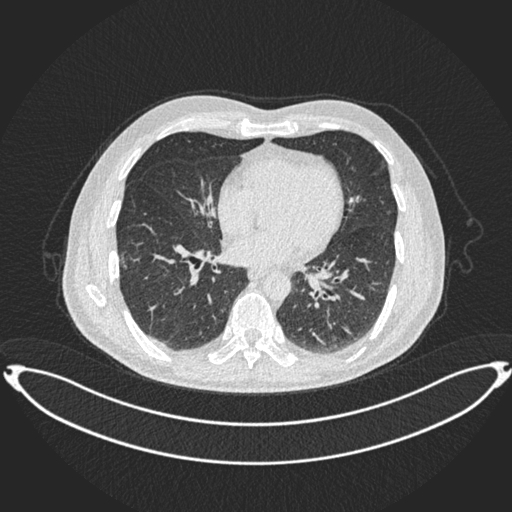
#> input picture The IQ-OTHNCCD lung cancer dataset/Bengin cases/Bengin case (10).jpg, 512 x 512 px; its folder holds only this picture in this run
$ jupyter execute --allow-errors '1.텐활기_기말고사_실습_250527_v3_Pre+Train.ipynb'   (shell and % lines are left out)
#> lines starting #> are read from the running program, lines starting #| are printed output that depends on the picture; after the words box and inside, x2 and y2 are one past the last pixel; in counts of white or black regions, pixels touching at a corner belong together
[cell 1]

import shutil
import os

source_folder = '/content/Cancel_Detect_Tensorflow_Project/The IQ-OTHNCCD lung cancer dataset'
destination_folder = '/content/The IQ-OTHNCCD lung cancer dataset'

if not os.path.exists(destination_folder):
    os.makedirs(destination_folder)

# Iterate over all files and subfolders in the source folder
for item in os.listdir(source_folder):
    s = os.path.join(source_folder, item)
    d = os.path.join(destination_folder, item)
    if os.path.isdir(s):
        shutil.copytree(s, d, symlinks=False, ignore=None)
    else:
        shutil.copy2(s, d)

print(f"Contents of '{source_folder}' have been copied to '{destination_folder}'.")

[cell 2]
# -----------------------------------------------
# 🔧 FocusNet-LC 전체 파이프라인 (Step 1~9 통합 정리)
# -----------------------------------------------

# Step 1️⃣: 라이브러리 불러오기
import os
import cv2
import numpy as np
import matplotlib.pyplot as plt
from glob import glob
from sklearn.model_selection import train_test_split
from sklearn.metrics import classification_report, confusion_matrix
from tensorflow.keras.utils import to_categorical
from tensorflow.keras.preprocessing.image import ImageDataGenerator
from tensorflow.keras.models import Model
from tensorflow.keras.layers import Input, Conv2D, MaxPooling2D, Flatten, Dense, Dropout, concatenate
from tensorflow.keras.optimizers import Adam
import tensorflow as tf

# Step 2️⃣: 기본 설정 (수동 zip 업로드 방식)
from google.colab import files


# 경로 설정
base_path = "/content/The IQ-OTHNCCD lung cancer dataset"
print("압축 풀린 경로 내부 폴더들:", os.listdir(base_path))

# 클래스별 이미지 개수 확인
for folder_name in ["Normal cases", "Bengin cases", "Malignant cases"]:
    full_path = os.path.join(base_path, folder_name)
    image_files = glob(os.path.join(full_path, "*.jpg"))
    print(f"📸 {folder_name}: {len(image_files)} images")

 **1. 전처리 코드**

[cell 3]
import os
import cv2
import numpy as np
import matplotlib.pyplot as plt
from glob import glob
import time

# 경로 설정
base_path = "/content/The IQ-OTHNCCD lung cancer dataset"

def lung_preprocessing(image_path):
    """
    CT 이미지 폐 전처리 함수

    Args:
        image_path: 이미지 경로 (문자열) 또는 이미지 배열

    Returns:
        lung_mask: 폐 영역 마스크 (0-1)
        lung_image: 전처리된 폐 이미지 (0-1)
        original_image: 원본 이미지 (0-1)
    """

    # 이미지 로드
    if isinstance(image_path, str):
        img = cv2.imread(image_path, cv2.IMREAD_GRAYSCALE)
        if img is None:
            return None, None, None
    else:
        img = image_path

    original_normalized = img.astype(np.float32) / 255.0
    img_height, img_width = original_normalized.shape
    center_x, center_y = img_width // 2, img_height // 2

    # 1. 몸통 추출
    img_hu_approx = (original_normalized * 2000) - 1000
    body_mask = img_hu_approx > -100

    kernel = np.ones((5, 5), np.uint8)
    body_mask = cv2.morphologyEx(body_mask.astype(np.uint8), cv2.MORPH_CLOSE, kernel)

    # 몸통 선택 (중앙에 가장 가까운 큰 영역)
    contours, _ = cv2.findContours(body_mask, cv2.RETR_EXTERNAL, cv2.CHAIN_APPROX_SIMPLE)
    if contours:
        min_body_area = body_mask.size * 0.15
        max_body_area = body_mask.size * 0.8

        best_contour = None
        min_distance = float('inf')

        for contour in contours:
            area = cv2.contourArea(contour)
            if min_body_area <= area <= max_body_area:
                M = cv2.moments(contour)
                if M["m00"] != 0:
                    cx = int(M["m10"] / M["m00"])
                    cy = int(M["m01"] / M["m00"])
                    distance = np.sqrt((cx - center_x)**2 + (cy - center_y)**2)

                    if distance < min_distance:
                        min_distance = distance
                        best_contour = contour

        if best_contour is not None:
            body_mask = np.zeros_like(body_mask)
            cv2.fillPoly(body_mask, [best_contour], 1)
        else:
            return None, None, None
    else:
        return None, None, None

    # 2. 베드 영역 제거
    bed_mask = np.zeros_like(body_mask, dtype=bool)

    # 하단 15%, 좌우 8% 제거
    bottom_region = int(img_height * 0.15)
    side_margin = int(img_width * 0.08)
    bed_mask[-bottom_region:, :] = True
    bed_mask[:, :side_margin] = True
    bed_mask[:, -side_margin:] = True

    # 몸통 외부 어두운 영역 제거
    expanded_body = cv2.dilate(body_mask, np.ones((15, 15), np.uint8), iterations=2)
    outside_body = ~expanded_body.astype(bool)
    dark_areas = original_normalized < 0.1
    bed_mask = bed_mask | (outside_body & dark_areas)

    # 3. 하얀 조직 및 혈관 제거
    enhanced = np.clip(original_normalized * 1.2 + 0.1, 0, 1)
    white_mask = (enhanced * body_mask) > 0.75

    # 🆕 혈관/염증 영역 제거 (너무 밝은 부분)
    vessel_mask = (original_normalized > 0.65) & body_mask.astype(bool)

    # 폐 영역 마스크 생성 (더 엄격한 밝기 범위)
    intensity_mask = (original_normalized >= 0.18) & (original_normalized <= 0.5)
    lung_mask = body_mask.astype(bool) & ~white_mask & ~bed_mask & ~vessel_mask & intensity_mask

    # 4. 몸통 경계 수축
    eroded_body = cv2.erode(body_mask, np.ones((7, 7), np.uint8), iterations=2)
    lung_mask = lung_mask & eroded_body.astype(bool)

    # 5. 폐 영역 선택 (좌우 대칭성 고려)
    contours, _ = cv2.findContours(lung_mask.astype(np.uint8), cv2.RETR_EXTERNAL, cv2.CHAIN_APPROX_SIMPLE)

    final_mask = np.zeros_like(lung_mask, dtype=np.uint8)
    body_area = np.sum(body_mask)
    min_area = body_area * 0.005
    max_area = body_area * 0.35

    # 유효한 폐 영역 찾기
    valid_regions = []
    for contour in contours:
        area = cv2.contourArea(contour)
        if min_area <= area <= max_area:
            M = cv2.moments(contour)
            if M["m00"] != 0:
                cx = int(M["m10"] / M["m00"])
                cy = int(M["m01"] / M["m00"])

                # 위치 검증
                if (cy < img_height * 0.7 and
                    img_width * 0.15 < cx < img_width * 0.85):
                    center_distance = abs(cx - center_x) / (img_width / 2)
                    valid_regions.append((contour, area, cx, cy, center_distance))

    # 좌우 폐 선택
    if len(valid_regions) >= 2:
        # 면적 순 정렬
        valid_regions.sort(key=lambda x: x[1], reverse=True)

        # 좌우 분리된 영역 찾기
        selected = [valid_regions[0]]  # 가장 큰 영역

        for i in range(1, min(len(valid_regions), 4)):
            region1, region2 = selected[0], valid_regions[i]
            cx1, cx2 = region1[2], region2[2]

            # 좌우 분리 확인
            if abs(cx1 - cx2) > img_width * 0.1:
                area_ratio = min(region1[1], region2[1]) / max(region1[1], region2[1])
                if area_ratio > 0.15:  # 면적 비율 검증
                    selected.append(region2)
                    break

        # 좌우 균형 검증
        left_count = sum(1 for r in selected if r[2] < center_x)
        right_count = sum(1 for r in selected if r[2] > center_x)

        if left_count == 0 or right_count == 0:
            # 균형이 안 맞으면 재선택
            for i in range(min(len(valid_regions), 3)):
                for j in range(i+1, min(len(valid_regions), 4)):
                    r1, r2 = valid_regions[i], valid_regions[j]
                    if (r1[2] < center_x < r2[2]) or (r2[2] < center_x < r1[2]):
                        selected = [r1, r2]
                        break
                if len(selected) == 2:
                    break

        # 선택된 영역 마스크에 추가
        for region in selected:
            cv2.fillPoly(final_mask, [region[0]], 1)

    elif len(valid_regions) == 1:
        cv2.fillPoly(final_mask, [valid_regions[0][0]], 1)

    # 최종 결과
    lung_mask_final = final_mask.astype(bool)
    lung_image = original_normalized * lung_mask_final

    return lung_mask_final, lung_image, original_normalized


def test_images(num_samples=50, show_all=False):
    """
    이미지 테스트 함수

    Args:
        num_samples: 테스트할 이미지 수
        show_all: True면 모든 결과 표시, False면 처음 50개만 표시
    """
#> called with num_samples = 500, show_all = True

    print(f"🔬 {num_samples}개 이미지 테스트 시작...")

    # 모든 이미지 경로 수집
    all_paths = []
    labels = ['Normal cases', 'Bengin cases', 'Malignant cases']

    for label in labels:
        folder_path = os.path.join(base_path, label)
        paths = glob(os.path.join(folder_path, '*.jpg'))
        for path in paths:
            all_paths.append((path, label))

    # 랜덤 샘플 선택
    import random
    random.shuffle(all_paths)
    samples = all_paths[:num_samples]

    # 처리 및 통계
    results = []
    failed = 0
    processing_times = []

    for i, (path, label) in enumerate(samples):
        start_time = time.time()
        lung_mask, lung_img, original = lung_preprocessing(path)
#> in lung_preprocessing, img is the input picture: shape (512, 512); min 37, max 255, mean 89.6
#> in lung_preprocessing, `img_hu_approx = (original_normalized * 2000) - 1000`:
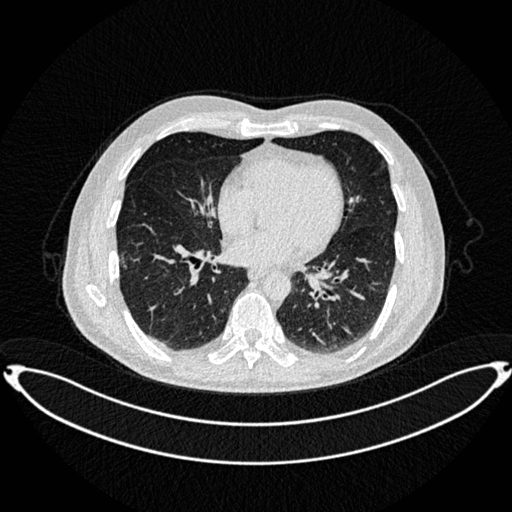
#> img_hu_approx: shape (512, 512) float32; min -709.8, max 1000, mean -297.5; drawn with min black and max white
#> in lung_preprocessing, `body_mask = img_hu_approx > -100`:
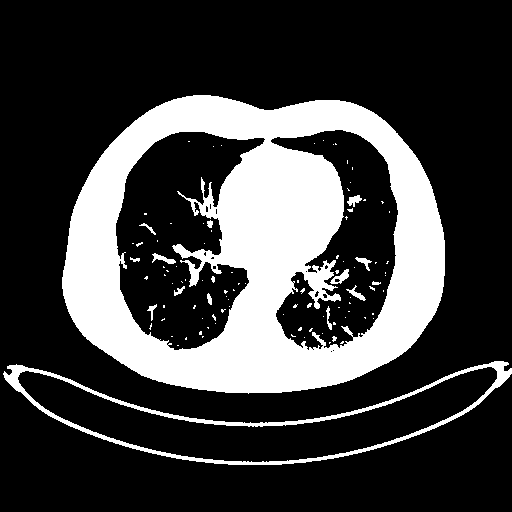
#> body_mask: shape (512, 512) bool; 24.8% white; 104 white regions (88 under 20 px), largest, box (x1, y1, x2, y2) and area: (62, 95, 445, 394) 59163, (3, 361, 512, 465) 4487, (330, 269, 349, 284) 127
#> in lung_preprocessing, `body_mask = cv2.morphologyEx(body_mask.astype(np.uint8), cv2.MORPH_CLO..`:
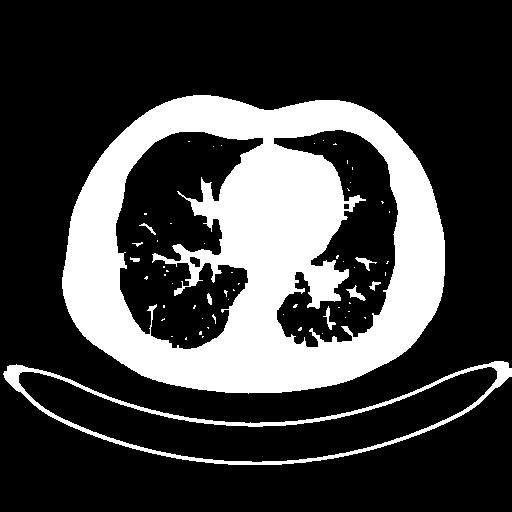
#> body_mask: shape (512, 512); values 0 (black) and 1 (white), 25.3% white; 60 white regions (50 under 20 px)
#> in lung_preprocessing, `contours, _ = cv2.findContours(body_mask, cv2.RETR_EXTERNAL, cv2.CHAIN..`: contours = 2 contours; box (x1, y1, x2, y2) and area: (62, 95, 445, 394) 93236, (3, 361, 512, 465) 20722
#> the loop in lung_preprocessing, `for contour in contours:` made 2 passes
#> (area, cx, cy, distance, min_distance) on pass 2: (93235.5, 254, 245, 11.18, 11.18)
#> after the loop in lung_preprocessing, `for contour in contours:`: best_contour = contour of 477 points, box (x1, y1, x2, y2) (62, 95, 445, 394), area 93236; min_distance = 11.18
#> in lung_preprocessing, `expanded_body = cv2.dilate(body_mask, np.ones((15, 15), np.uint8), ite..`:
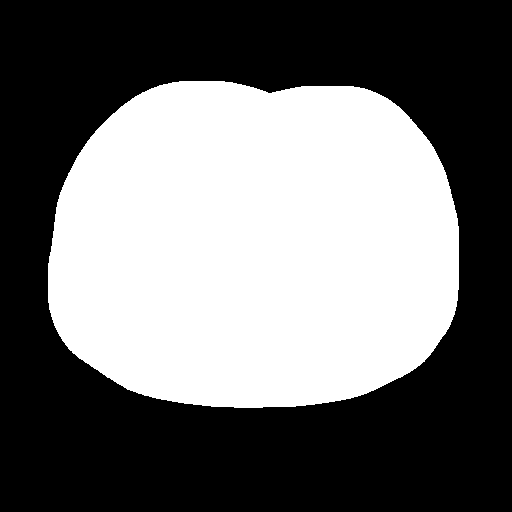
#> expanded_body: shape (512, 512); values 0 (black) and 1 (white), 43.4% white; 1 white region, box (x1, y1, x2, y2) and area: (48, 81, 459, 408) 113878
#> in lung_preprocessing, `bed_mask = bed_mask | (outside_body & dark_areas)`:
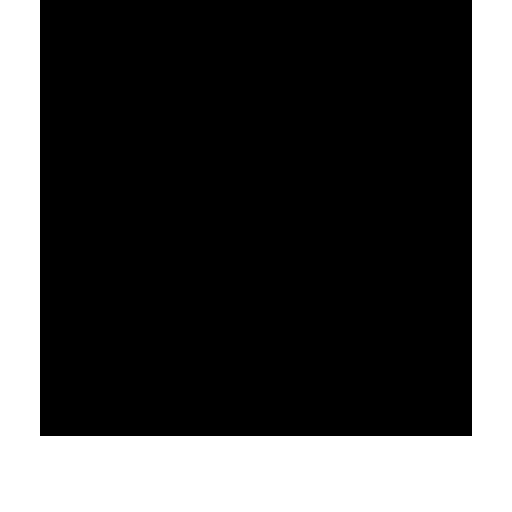
#> bed_mask: shape (512, 512) bool; 28.1% white; 1 white region, box (x1, y1, x2, y2) and area: (0, 0, 512, 512) 73792
#> in lung_preprocessing, `enhanced = np.clip(original_normalized * 1.2 + 0.1, 0, 1)`:
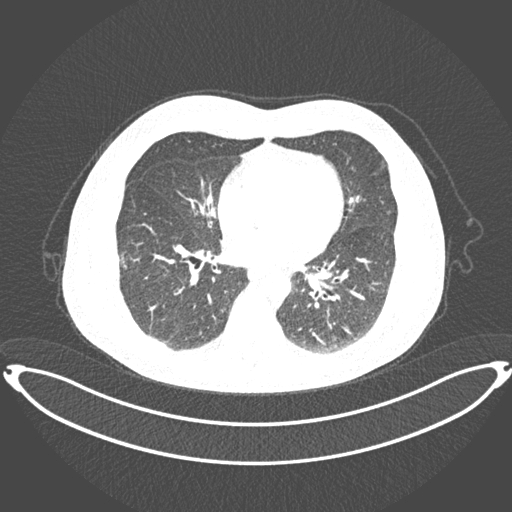
#> enhanced: shape (512, 512) float32; min 0.274, max 1, mean 0.496
#> in lung_preprocessing, `vessel_mask = (original_normalized > 0.65) & body_mask.astype(bool)`:
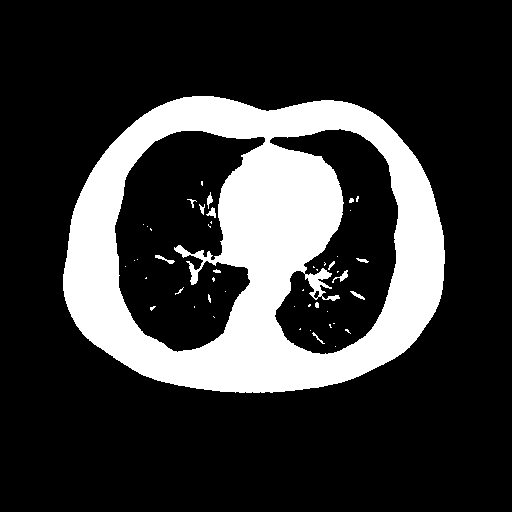
#> vessel_mask: shape (512, 512) bool; 21.5% white; 48 white regions (34 under 20 px), largest, box (x1, y1, x2, y2) and area: (63, 96, 445, 393) 55772, (332, 270, 348, 283) 68, (155, 255, 175, 264) 60
#> in lung_preprocessing, `intensity_mask = (original_normalized >= 0.18) & (original_normalized ..`:
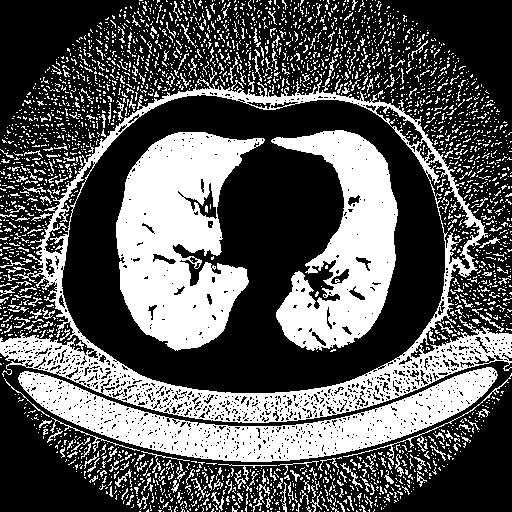
#> intensity_mask: shape (512, 512) bool; 35.2% white; 3058 white regions (2828 under 20 px), largest, box (x1, y1, x2, y2) and area: (0, 79, 512, 423) 20946, (116, 132, 265, 351) 19761, (18, 367, 498, 462) 15810
#> in lung_preprocessing, `eroded_body = cv2.erode(body_mask, np.ones((7, 7), np.uint8), iteratio..`:
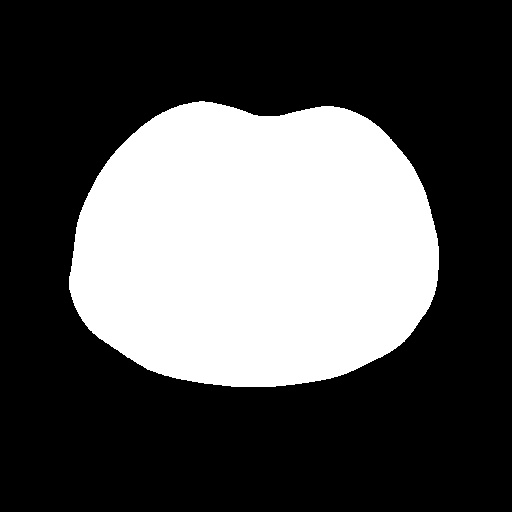
#> eroded_body: shape (512, 512); values 0 (black) and 1 (white), 32.7% white; 1 white region, box (x1, y1, x2, y2) and area: (69, 101, 439, 387) 85598
#> in lung_preprocessing, `lung_mask = lung_mask & eroded_body.astype(bool)`:
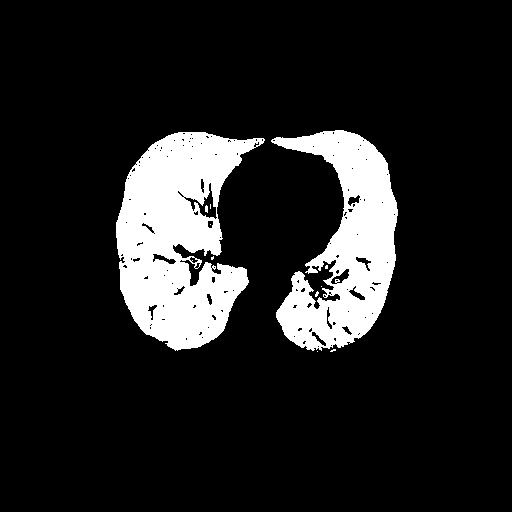
#> lung_mask: shape (512, 512) bool; 13.1% white; 11 white regions (8 under 20 px)
#> in lung_preprocessing, `contours, _ = cv2.findContours(lung_mask.astype(np.uint8), cv2.RETR_EX..`: contours = 8 contours, 6 with area under 20; largest, box (x1, y1, x2, y2) and area: (116, 132, 265, 351) 20248, (271, 130, 398, 351) 14674
#> in lung_preprocessing, `body_area = np.sum(body_mask)`: body_area = 93747
#> (the rest of the program and of its run is left out)
